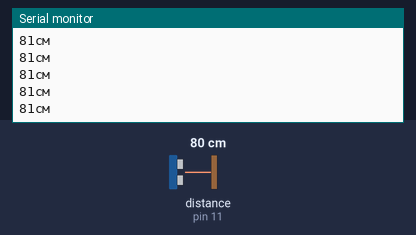
The sketch below on a simulated Arduino Uno, built with avr-gcc and run on an emulated ATmega328P. Parts: the last lines printed to the serial monitor. The test bench sets the inputs (shaded band); at power-on: distance to the obstacle (sensor on pin 11) 80 cm. The echo pulse lasts 58.3 µs per cm.

Above: at 1.2 s.
1.3 s: distance to the obstacle (sensor on pin 11) set to 2 cm
At 1.34 s:
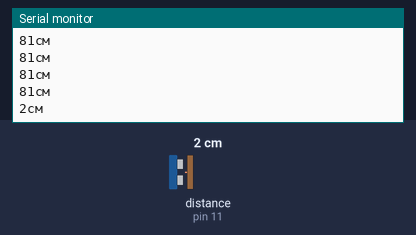
2.8 s: distance to the obstacle (sensor on pin 11) set to 250 cm
At 2.82 s:
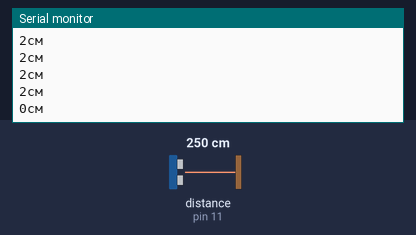
5.8 s: distance to the obstacle (sensor on pin 11) set to 2 cm
At 5.8 s:
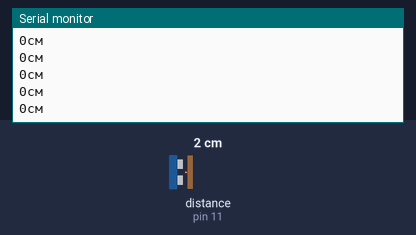
Timing chart, 0 to 8.8 s (numbered marks = the images above; inputs shaded):
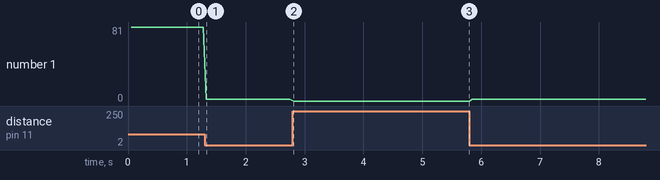

The sketch:

yz.ino
```cpp
#include <NewPing.h>

#define PIN_TRIG 12
#define PIN_ECHO 11

#define MAX_DISTANCE 200 // Константа для определения максимального расстояния, которое мы будем считать корректным.

// Создаем объект, методами которого будем затем пользоваться для получения расстояния.
// В качестве параметров передаем номера пинов, к которым подключены выходы ECHO и TRIG датчика

NewPing sonar(PIN_TRIG, PIN_ECHO, MAX_DISTANCE);

void setup() {
  // Инициализируем взаимодействие по последовательному порту на скорости 9600
  Serial.begin(9600);
}

void loop() {

  // Стартовая задержка, необходимая для корректной работы.
  delay(50);

  // Получаем значение от датчика расстояния и сохраняем его в переменную
  unsigned int distance = sonar.ping_cm();

  // Печатаем расстояние в мониторе порта
  Serial.print(distance);
  Serial.println("см");

}
```

Measured:
- after the input at 1.3 s, the serial monitor: prints a new line at once (image 1)
- after the input at 2.8 s, the serial monitor: prints a new line at once (image 2)
- plotted number 1: 81 → 2 after the input at 1.3 s, 2 → 0 after the input at 2.8 s, 0 → 2 after the input at 5.8 s
